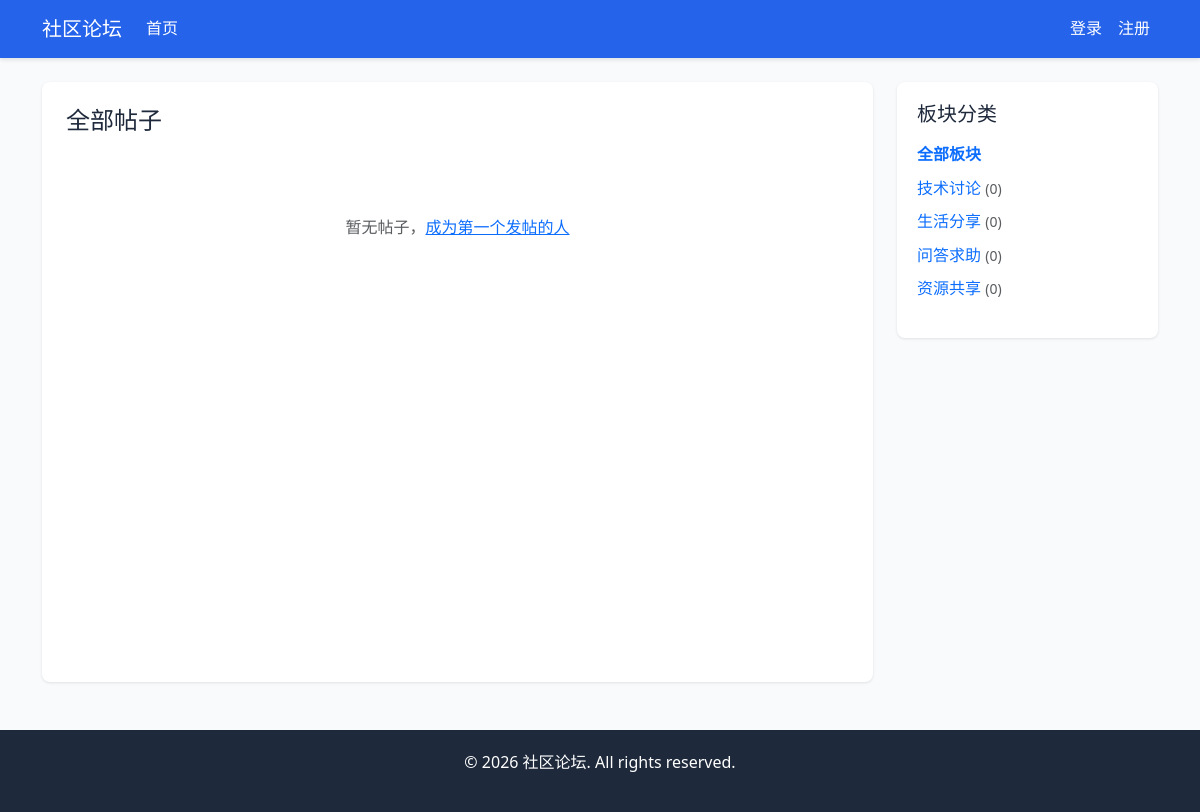
The page / on the database its author committed.
### app/models/board.py (models this page shows, shortened)
class Board(db.Model):
    __tablename__ = 'boards'
    id = db.Column(db.Integer, primary_key=True)
    name = db.Column(db.String(64), unique=True, nullable=False)
    description = db.Column(db.String(256))
    created_at = db.Column(db.DateTime, default=datetime.utcnow)
    is_active = db.Column(db.Boolean, default=True)
    posts = db.relationship('Post', backref='board', lazy='dynamic')

### app/views/main.py (the view)
@main_bp.route('/')
def index():
    page = request.args.get('page', 1, type=int)
    board_id = request.args.get('board_id', type=int)
    query = Post.query.filter_by(is_deleted=False).order_by(Post.is_pinned.desc(), Post.created_at.desc())
    if board_id:
        query = query.filter_by(board_id=board_id)
    pagination = query.paginate(page=page, per_page=20, error_out=False)
    posts = pagination.items
    boards = Board.query.filter_by(is_active=True).all()
    return render_template('main/index.html',
                           posts=posts,
                           boards=boards,
                           pagination=pagination,
                           board_id=board_id)

### app/templates/main/index.html (shortened to what this page needs)
{% extends "base.html" %}
{% block content %}
<div class="row">
    <div class="col-md-9">
        <div class="main-content">
            <div class="d-flex justify-content-between align-items-center mb-4">
                <h4>{% if board_id %}板块帖子{% else %}全部帖子{% endif %}</h4>
            </div>
            {% if posts %}
            {% for post in posts %}
            <div class="post-card">
                <div class="d-flex justify-content-between">
                    <div>
                        {% if post.is_pinned %}
                        <span class="pinned-icon">&#9733;</span>
                        {% endif %}
                        <a href="{{ url_for('post.detail', post_id=post.id) }}" class="post-title text-decoration-none">
                            {{ post.title }}
                        </a>
                    </div>
                    <span class="badge board-badge">{{ post.board.name }}</span>
                </div>
                <div class="post-meta mt-2">
                    <span>作者: {{ post.author.username }}</span>
                    <span class="ms-3">发布时间: {{ post.created_at.strftime('%Y-%m-%d %H:%M') }}</span>
                    <span class="ms-3">浏览: {{ post.view_count }}</span>
                    <span class="ms-3">评论: {{ post.comments.filter_by(is_deleted=False).count() }}</span>
                </div>
            </div>
            {% endfor %}
            {% if pagination.pages > 1 %}
            <nav>
                <ul class="pagination justify-content-center">
                    {% if pagination.has_prev %}
                    <li class="page-item">
                        <a class="page-link" href="{{ url_for('main.index', page=pagination.prev_num, board_id=board_id) }}">上一页</a>
                    </li>
                    {% endif %}
                    {% for p in range(1, pagination.pages + 1) %}
                    {% if p == pagination.page %}
                    <li class="page-item active"><span class="page-link">{{ p }}</span></li>
                    {% elif p <= 3 or p > pagination.pages - 3 or (p >= pagination.page - 1 and p <= pagination.page + 1) %}
                    <li class="page-item"><a class="page-link" href="{{ url_for('main.index', page=p, board_id=board_id) }}">{{ p }}</a></li>
                    {% elif p == 4 or p == pagination.pages - 3 %}
                    <li class="page-item disabled"><span class="page-link">...</span></li>
                    {% endif %}
                    {% endfor %}
                    {% if pagination.has_next %}
                    <li class="page-item">
                        <a class="page-link" href="{{ url_for('main.index', page=pagination.next_num, board_id=board_id) }}">下一页</a>
                    </li>
                    {% endif %}
                </ul>
            </nav>
            {% endif %}
            {% else %}
            <div class="text-center py-5">
                <p class="text-muted">暂无帖子，<a href="{{ url_for('post.create') }}">成为第一个发帖的人</a></p>
            </div>
            {% endif %}
        </div>
    </div>
    <div class="col-md-3">
        <div class="sidebar">
            <h5 class="mb-3">板块分类</h5>
            <ul class="list-unstyled">
                <li class="mb-2">
                    <a href="{{ url_for('main.index') }}" class="text-decoration-none {% if not board_id %}text-primary fw-bold{% endif %}">
                        全部板块
                    </a>
                </li>
                {% for board in boards %}
                <li class="mb-2">
                    <a href="{{ url_for('main.index', board_id=board.id) }}" class="text-decoration-none {% if board_id == board.id %}text-primary fw-bold{% endif %}">
                        {{ board.name }}
                    </a>
                    <small class="text-muted">({{ board.posts.filter_by(is_deleted=False).count() }})</small>
                </li>
                {% endfor %}
            </ul>
        </div>
    </div>
</div>
{% endblock %}

### app/static/css/style.css (style rules this page uses)
:root { --primary-color: #2563eb; --secondary-color: #64748b; --success-color: #22c55e; --danger-color: #ef4444; --warning-color: #f59e0b; --info-color: #3b82f6; --dark-color: #1e293b; --light-bg: #f8fafc; --border-color: #e2e8f0; }
body { font-family: 'Segoe UI', Tahoma, Geneva, Verdana, sans-serif; background-color: var(--light-bg); color: var(--dark-color); line-height: 1.6; }
.sidebar { background: white; border-radius: 8px; padding: 20px; box-shadow: 0 1px 3px rgba(0,0,0,0.1); }
.main-content { background: white; border-radius: 8px; padding: 24px; box-shadow: 0 1px 3px rgba(0,0,0,0.1); min-height: 600px; }

### rows shown on the page
Board: name "技术讨论", posts.filter_by "0"
Board: name "生活分享", posts.filter_by "0"
Board: name "问答求助", posts.filter_by "0"
Board: name "资源共享", posts.filter_by "0"
